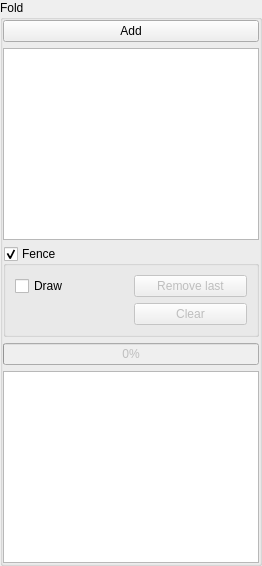
       <widget class="QGroupBox" name="groupFold">
        <property name="title">
         <string>Fold</string>
        </property>
        <layout class="QVBoxLayout" name="verticalLayout_4">
         <property name="leftMargin">
          <number>0</number>
         </property>
         <property name="topMargin">
          <number>0</number>
         </property>
         <property name="rightMargin">
          <number>0</number>
         </property>
         <property name="bottomMargin">
          <number>0</number>
         </property>
         <item>
          <widget class="QPushButton" name="btnAdd">
           <property name="toolTip">
            <string>Add new animal</string>
           </property>
           <property name="text">
            <string>Add</string>
           </property>
           <property name="icon">
            <iconset resource="res/res.qrc">
             <normaloff>:/add.svg</normaloff>:/add.svg</iconset>
           </property>
          </widget>
         </item>
         <item>
          <widget class="QTableWidget" name="table">
           <property name="sizePolicy">
            <sizepolicy hsizetype="Preferred" vsizetype="Expanding">
             <horstretch>0</horstretch>
             <verstretch>0</verstretch>
            </sizepolicy>
           </property>
           <property name="minimumSize">
            <size>
             <width>120</width>
             <height>120</height>
            </size>
           </property>
           <property name="editTriggers">
            <set>QAbstractItemView::EditTrigger::NoEditTriggers</set>
           </property>
           <property name="selectionMode">
            <enum>QAbstractItemView::SelectionMode::SingleSelection</enum>
           </property>
           <property name="selectionBehavior">
            <enum>QAbstractItemView::SelectionBehavior::SelectRows</enum>
           </property>
           <attribute name="horizontalHeaderCascadingSectionResizes">
            <bool>true</bool>
           </attribute>
           <attribute name="horizontalHeaderDefaultSectionSize">
            <number>40</number>
           </attribute>
           <attribute name="horizontalHeaderHighlightSections">
            <bool>false</bool>
           </attribute>
           <attribute name="verticalHeaderCascadingSectionResizes">
            <bool>false</bool>
           </attribute>
          </widget>
         </item>
         <item>
          <layout class="QVBoxLayout" name="verticalLayout_3">
           <item>
            <widget class="QGroupBox" name="checkFence">
             <property name="title">
              <string>Fence</string>
             </property>
             <property name="checkable">
              <bool>true</bool>
             </property>
             <layout class="QGridLayout" name="gridLayout_3">
              <item row="0" column="1">
               <widget class="QPushButton" name="btnFenceRemoveLast">
                <property name="enabled">
                 <bool>false</bool>
                </property>
                <property name="toolTip">
                 <string>Remove last point added from the fence</string>
                </property>
                <property name="text">
                 <string>Remove last</string>
                </property>
               </widget>
              </item>
              <item row="0" column="0">
               <widget class="QCheckBox" name="checkFenceAdd">
                <property name="toolTip">
                 <string>Check to enable drawing fence</string>
                </property>
                <property name="text">
                 <string>Draw</string>
                </property>
               </widget>
              </item>
              <item row="1" column="1">
               <widget class="QPushButton" name="btnFenceClear">
                <property name="enabled">
                 <bool>false</bool>
                </property>
                <property name="toolTip">
                 <string>Cleall all points from the fence</string>
                </property>
                <property name="text">
                 <string>Clear</string>
                </property>
               </widget>
              </item>
             </layout>
            </widget>
           </item>
           <item>
            <widget class="QProgressBar" name="progressFence">
             <property name="enabled">
              <bool>false</bool>
             </property>
             <property name="value">
              <number>0</number>
             </property>
            </widget>
           </item>
           <item>
            <widget class="QTextEdit" name="editInfo">
             <property name="sizePolicy">
              <sizepolicy hsizetype="Preferred" vsizetype="Preferred">
               <horstretch>0</horstretch>
               <verstretch>0</verstretch>
              </sizepolicy>
             </property>
             <property name="readOnly">
              <bool>true</bool>
             </property>
            </widget>
           </item>
          </layout>
         </item>
        </layout>
       </widget>
